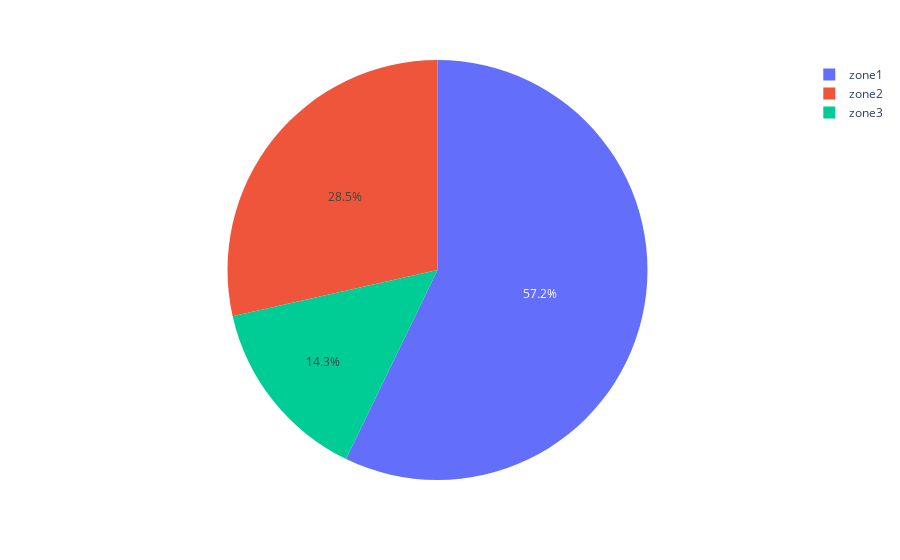

Write notebook code for a chart like this one.
### Code cell
px.pie(data_frame=df , names='Zone' , values='Yield')

### Figure 1 — Plotly figure (JSON) as saved in the notebook; plotly's stock layout.template omitted (floating-point values rounded to 4 significant figures; data arrays with more than 128 entries replaced by an {"elided": "..."} marker saying what was removed)
{"data": [{"domain": {"x": [0, 1], "y": [0, 1]}, "hovertemplate": "Zone=%{label}<br>Yield=%{value}<extra></extra>", "labels": {"elided": "4754 str values"}, "legendgroup": "", "name": "", "showlegend": true, "type": "pie", "values": {"elided": "4754 float values"}}], "layout": {"legend": {"tracegroupgap": 0}, "margin": {"t": 60}}}
